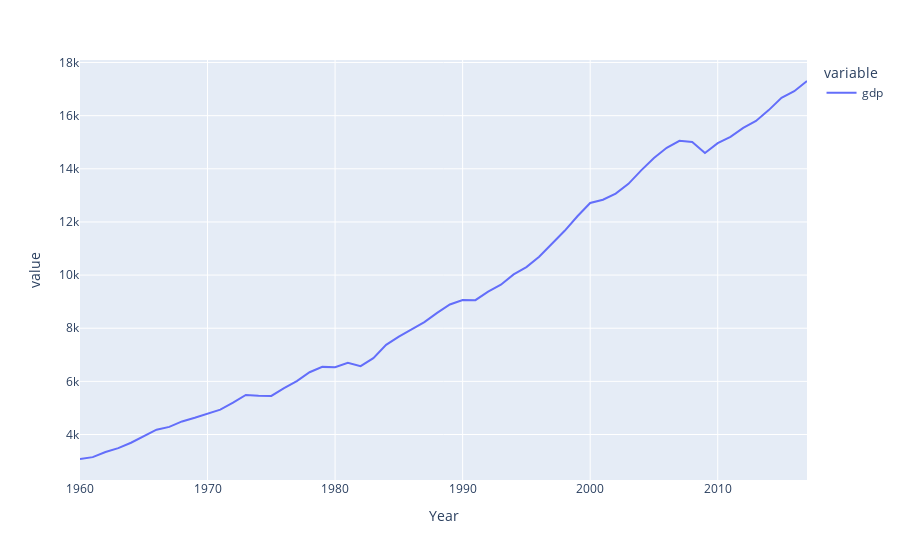

This figure's notebook cell:
### Code cell
px.line(df.groupby("Year")[["gdp"]].agg(max))

### Figure 1 — Plotly figure (JSON) as saved in the notebook; plotly's stock layout.template omitted (floating-point values rounded to 4 significant figures)
{"data": [{"hovertemplate": "variable=gdp<br>Year=%{x}<br>value=%{y}<extra></extra>", "legendgroup": "gdp", "line": {"color": "#636efa", "dash": "solid"}, "mode": "lines", "name": "gdp", "orientation": "v", "showlegend": true, "type": "scatter", "x": [1960, 1961, 1962, 1963, 1964, 1965, 1966, 1967, 1968, 1969, 1970, 1971, 1972, 1973, 1974, 1975, 1976, 1977, 1978, 1979, 1980, 1981, 1982, 1983, 1984, 1985, 1986, 1987, 1988, 1989, 1990, 1991, 1992, 1993, 1994, 1995, 1996, 1997, 1998, 1999, 2000, 2001, 2002, 2003, 2004, 2005, 2006, 2007, 2008, 2009, 2010, 2011, 2012, 2013, 2014, 2015, 2016, 2017], "xaxis": "x", "y": [3078.0, 3149.0, 3341.0, 3488.0, 3690.0, 3926.0, 4182.0, 4286.0, 4492.0, 4631.0, 4780.0, 4937.0, 5197.0, 5490.0, 5462.0, 5451.0, 5745.0, 6009.0, 6344.0, 6545.0, 6529.0, 6699.0, 6571.0, 6875.0, 7374.0, 7687.0, 7956.0, 8232.0, 8578.0, 8894.0, 9064.0, 9058.0, 9380.0, 9637.0, 10030.0, 10300.0, 10690.0, 11170.0, 11670.0, 12210.0, 12710.0, 12840.0, 13070.0, 13430.0, 13940.0, 14410.0, 14790.0, 15060.0, 15010.0, 14590.0, 14960.0, 15200.0, 15540.0, 15800.0, 16210.0, 16670.0, 16920.0, 17300.0], "yaxis": "y"}], "layout": {"autosize": true, "legend": {"title": {"text": "variable"}, "tracegroupgap": 0}, "margin": {"t": 60}, "xaxis": {"anchor": "y", "autorange": true, "domain": [0, 1], "range": [1960, 2017], "title": {"text": "Year"}, "type": "linear"}, "yaxis": {"anchor": "x", "autorange": true, "domain": [0, 1], "range": [2288.0, 18100.0], "title": {"text": "value"}, "type": "linear"}}}
